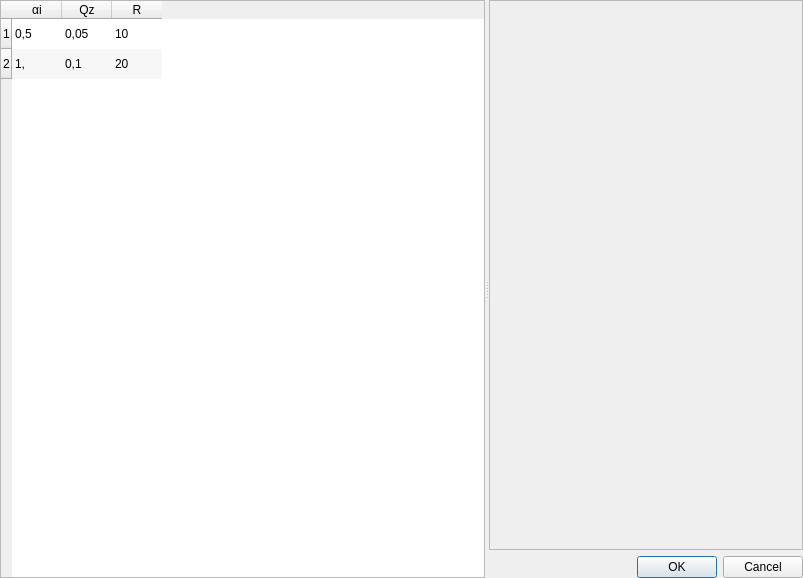
<?xml version="1.0" encoding="UTF-8"?>
<ui version="4.0">
 <class>Dialog</class>
 <widget class="QDialog" name="Dialog">
  <property name="geometry">
   <rect>
    <x>0</x>
    <y>0</y>
    <width>803</width>
    <height>578</height>
   </rect>
  </property>
  <property name="windowTitle">
   <string>Point Picker</string>
  </property>
  <layout class="QVBoxLayout" name="verticalLayout">
   <property name="margin">
    <number>0</number>
   </property>
   <item>
    <widget class="QSplitter" name="splitter">
     <property name="orientation">
      <enum>Qt::Horizontal</enum>
     </property>
     <widget class="QTableWidget" name="pointTable">
      <property name="sizePolicy">
       <sizepolicy hsizetype="Expanding" vsizetype="Expanding">
        <horstretch>0</horstretch>
        <verstretch>0</verstretch>
       </sizepolicy>
      </property>
      <property name="editTriggers">
       <set>QAbstractItemView::NoEditTriggers</set>
      </property>
      <property name="showDropIndicator" stdset="0">
       <bool>false</bool>
      </property>
      <property name="alternatingRowColors">
       <bool>true</bool>
      </property>
      <property name="selectionMode">
       <enum>QAbstractItemView::MultiSelection</enum>
      </property>
      <property name="selectionBehavior">
       <enum>QAbstractItemView::SelectRows</enum>
      </property>
      <property name="showGrid">
       <bool>false</bool>
      </property>
      <property name="wordWrap">
       <bool>false</bool>
      </property>
      <attribute name="horizontalHeaderDefaultSectionSize">
       <number>50</number>
      </attribute>
      <row>
       <property name="text">
        <string>1</string>
       </property>
      </row>
      <row>
       <property name="text">
        <string>2</string>
       </property>
      </row>
      <column>
       <property name="text">
        <string>αi</string>
       </property>
      </column>
      <column>
       <property name="text">
        <string>Qz</string>
       </property>
      </column>
      <column>
       <property name="text">
        <string>R</string>
       </property>
      </column>
      <item row="0" column="0">
       <property name="text">
        <string>0,5</string>
       </property>
      </item>
      <item row="0" column="1">
       <property name="text">
        <string>0,05</string>
       </property>
      </item>
      <item row="0" column="2">
       <property name="text">
        <string>10</string>
       </property>
      </item>
      <item row="1" column="0">
       <property name="text">
        <string>1,</string>
       </property>
      </item>
      <item row="1" column="1">
       <property name="text">
        <string>0,1</string>
       </property>
      </item>
      <item row="1" column="2">
       <property name="text">
        <string>20</string>
       </property>
      </item>
     </widget>
     <widget class="QWidget" name="widget" native="true">
      <property name="sizePolicy">
       <sizepolicy hsizetype="Preferred" vsizetype="Preferred">
        <horstretch>0</horstretch>
        <verstretch>0</verstretch>
       </sizepolicy>
      </property>
      <layout class="QVBoxLayout" name="verticalLayout_2">
       <item>
        <widget class="QFrame" name="frame">
         <property name="sizePolicy">
          <sizepolicy hsizetype="Preferred" vsizetype="Preferred">
           <horstretch>0</horstretch>
           <verstretch>0</verstretch>
          </sizepolicy>
         </property>
         <property name="frameShape">
          <enum>QFrame::StyledPanel</enum>
         </property>
         <property name="frameShadow">
          <enum>QFrame::Raised</enum>
         </property>
         <layout class="QVBoxLayout" name="verticalLayout_3">
          <item>
           <widget class="MPLWidget" name="plot" native="true">
            <property name="sizePolicy">
             <sizepolicy hsizetype="Preferred" vsizetype="Preferred">
              <horstretch>0</horstretch>
              <verstretch>0</verstretch>
             </sizepolicy>
            </property>
           </widget>
          </item>
         </layout>
        </widget>
       </item>
       <item>
        <widget class="QDialogButtonBox" name="buttonBox">
         <property name="sizePolicy">
          <sizepolicy hsizetype="Expanding" vsizetype="Fixed">
           <horstretch>0</horstretch>
           <verstretch>0</verstretch>
          </sizepolicy>
         </property>
         <property name="orientation">
          <enum>Qt::Horizontal</enum>
         </property>
         <property name="standardButtons">
          <set>QDialogButtonBox::Cancel|QDialogButtonBox::Ok</set>
         </property>
        </widget>
       </item>
      </layout>
     </widget>
    </widget>
   </item>
  </layout>
 </widget>
 <customwidgets>
  <customwidget>
   <class>MPLWidget</class>
   <extends>QWidget</extends>
   <header location="global">.mplwidget.h</header>
   <container>1</container>
  </customwidget>
 </customwidgets>
 <resources/>
 <connections>
  <connection>
   <sender>buttonBox</sender>
   <signal>accepted()</signal>
   <receiver>Dialog</receiver>
   <slot>accept()</slot>
   <hints>
    <hint type="sourcelabel">
     <x>497</x>
     <y>559</y>
    </hint>
    <hint type="destinationlabel">
     <x>157</x>
     <y>274</y>
    </hint>
   </hints>
  </connection>
  <connection>
   <sender>buttonBox</sender>
   <signal>rejected()</signal>
   <receiver>Dialog</receiver>
   <slot>reject()</slot>
   <hints>
    <hint type="sourcelabel">
     <x>565</x>
     <y>565</y>
    </hint>
    <hint type="destinationlabel">
     <x>286</x>
     <y>274</y>
    </hint>
   </hints>
  </connection>
  <connection>
   <sender>pointTable</sender>
   <signal>itemSelectionChanged()</signal>
   <receiver>Dialog</receiver>
   <slot>selectionChanged()</slot>
   <hints>
    <hint type="sourcelabel">
     <x>206</x>
     <y>527</y>
    </hint>
    <hint type="destinationlabel">
     <x>279</x>
     <y>576</y>
    </hint>
   </hints>
  </connection>
 </connections>
 <slots>
  <slot>selectionChanged()</slot>
 </slots>
</ui>
